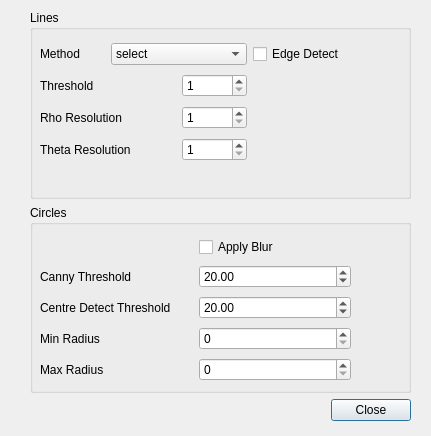
<?xml version="1.0" encoding="UTF-8"?>
<ui version="4.0">
 <class>HoughDialog</class>
 <widget class="QDialog" name="HoughDialog">
  <property name="geometry">
   <rect>
    <x>0</x>
    <y>0</y>
    <width>431</width>
    <height>436</height>
   </rect>
  </property>
  <property name="windowTitle">
   <string>Dialog</string>
  </property>
  <widget class="QWidget" name="layoutWidget">
   <property name="geometry">
    <rect>
     <x>30</x>
     <y>10</y>
     <width>381</width>
     <height>411</height>
    </rect>
   </property>
   <layout class="QGridLayout" name="gridLayout_2">
    <item row="0" column="0" colspan="2">
     <widget class="QGroupBox" name="groupBox">
      <property name="title">
       <string>Lines</string>
      </property>
      <widget class="QWidget" name="layoutWidget">
       <property name="geometry">
        <rect>
         <x>10</x>
         <y>30</y>
         <width>305</width>
         <height>126</height>
        </rect>
       </property>
       <layout class="QGridLayout" name="gridLayout">
        <item row="0" column="0">
         <widget class="QLabel" name="label">
          <property name="text">
           <string>Method</string>
          </property>
         </widget>
        </item>
        <item row="0" column="1" colspan="2">
         <widget class="QComboBox" name="HoughLineMethodComboBox">
          <item>
           <property name="text">
            <string>select</string>
           </property>
          </item>
          <item>
           <property name="text">
            <string>Standard</string>
           </property>
          </item>
          <item>
           <property name="text">
            <string>Probabilistic</string>
           </property>
          </item>
         </widget>
        </item>
        <item row="0" column="3">
         <widget class="QCheckBox" name="HoughLineEdgeCheckBox">
          <property name="text">
           <string>Edge Detect</string>
          </property>
         </widget>
        </item>
        <item row="1" column="0">
         <widget class="QLabel" name="label_2">
          <property name="text">
           <string>Threshold</string>
          </property>
         </widget>
        </item>
        <item row="1" column="2">
         <widget class="QSpinBox" name="HoughLineThreshSpinBox">
          <property name="minimum">
           <number>1</number>
          </property>
          <property name="value">
           <number>1</number>
          </property>
         </widget>
        </item>
        <item row="2" column="0" colspan="2">
         <widget class="QLabel" name="label_3">
          <property name="text">
           <string>Rho Resolution</string>
          </property>
         </widget>
        </item>
        <item row="2" column="2">
         <widget class="QSpinBox" name="HoughLineRhoSpinBox">
          <property name="minimum">
           <number>1</number>
          </property>
         </widget>
        </item>
        <item row="3" column="0" colspan="2">
         <widget class="QLabel" name="label_4">
          <property name="text">
           <string>Theta Resolution</string>
          </property>
         </widget>
        </item>
        <item row="3" column="2">
         <widget class="QSpinBox" name="HoughLineThetSpinBox">
          <property name="minimum">
           <number>1</number>
          </property>
          <property name="maximum">
           <number>180</number>
          </property>
         </widget>
        </item>
       </layout>
      </widget>
     </widget>
    </item>
    <item row="1" column="0" colspan="2">
     <widget class="QGroupBox" name="groupBox_2">
      <property name="title">
       <string>Circles</string>
      </property>
      <widget class="QWidget" name="layoutWidget">
       <property name="geometry">
        <rect>
         <x>10</x>
         <y>30</y>
         <width>311</width>
         <height>153</height>
        </rect>
       </property>
       <layout class="QGridLayout" name="gridLayout_3">
        <item row="0" column="1">
         <widget class="QCheckBox" name="HoughCircleBlurCheckBox">
          <property name="text">
           <string>Apply Blur</string>
          </property>
         </widget>
        </item>
        <item row="1" column="0">
         <widget class="QLabel" name="label_5">
          <property name="text">
           <string>Canny Threshold</string>
          </property>
         </widget>
        </item>
        <item row="1" column="1">
         <widget class="QDoubleSpinBox" name="HoughCircleCannyTSpinBox">
          <property name="minimum">
           <double>1.000000000000000</double>
          </property>
          <property name="maximum">
           <double>300.000000000000000</double>
          </property>
          <property name="singleStep">
           <double>0.500000000000000</double>
          </property>
          <property name="value">
           <double>20.000000000000000</double>
          </property>
         </widget>
        </item>
        <item row="2" column="0">
         <widget class="QLabel" name="label_6">
          <property name="text">
           <string>Centre Detect Threshold</string>
          </property>
         </widget>
        </item>
        <item row="2" column="1">
         <widget class="QDoubleSpinBox" name="HoughCircleDetectTSpinBox">
          <property name="minimum">
           <double>1.000000000000000</double>
          </property>
          <property name="maximum">
           <double>300.000000000000000</double>
          </property>
          <property name="singleStep">
           <double>0.500000000000000</double>
          </property>
          <property name="value">
           <double>20.000000000000000</double>
          </property>
         </widget>
        </item>
        <item row="3" column="0">
         <widget class="QLabel" name="label_7">
          <property name="text">
           <string>Min Radius</string>
          </property>
         </widget>
        </item>
        <item row="3" column="1">
         <widget class="QSpinBox" name="HoughCircleMinRadSpinBox"/>
        </item>
        <item row="4" column="0">
         <widget class="QLabel" name="label_8">
          <property name="text">
           <string>Max Radius</string>
          </property>
         </widget>
        </item>
        <item row="4" column="1">
         <widget class="QSpinBox" name="HoughCircleMaxRadSpinBox"/>
        </item>
       </layout>
      </widget>
     </widget>
    </item>
    <item row="2" column="0">
     <spacer name="horizontalSpacer">
      <property name="orientation">
       <enum>Qt::Horizontal</enum>
      </property>
      <property name="sizeHint" stdset="0">
       <size>
        <width>168</width>
        <height>20</height>
       </size>
      </property>
     </spacer>
    </item>
    <item row="2" column="1">
     <widget class="QPushButton" name="HoughCloseButton">
      <property name="text">
       <string>Close</string>
      </property>
     </widget>
    </item>
   </layout>
  </widget>
 </widget>
 <resources/>
 <connections/>
</ui>
